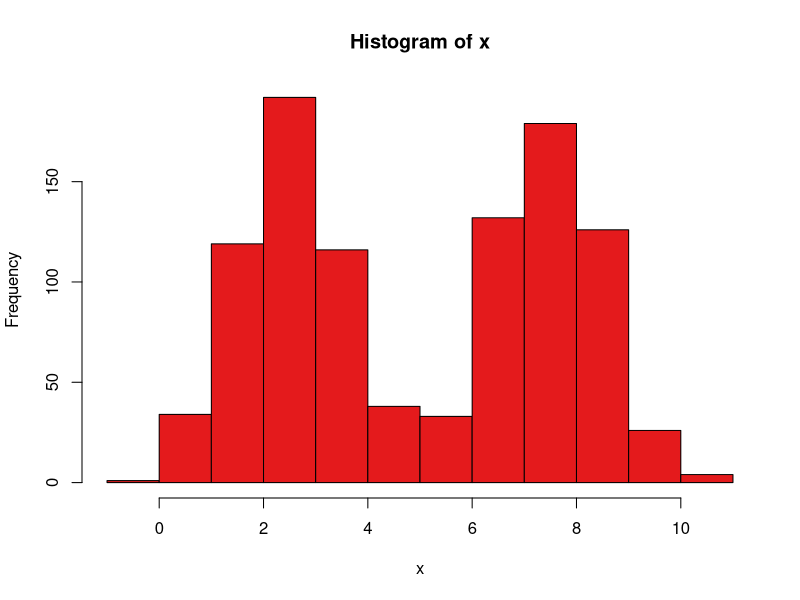
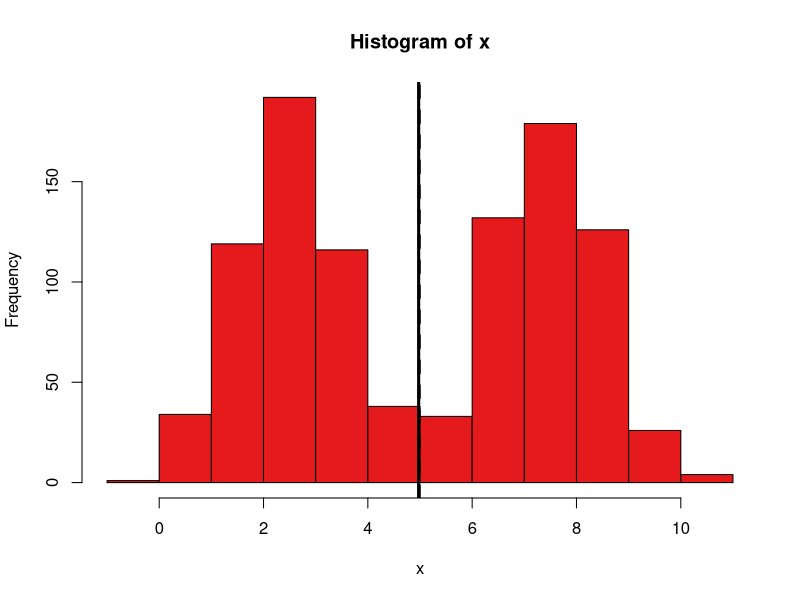

Here is the R script that generated these plots, in order:
require("RColorBrewer")
palette(brewer.pal(8, "Set1"))
set.seed(0)

x <- c(rnorm(500, mean=2.5), rnorm(500, mean=7.5))

pdf("hist-bimodal.pdf", width=5, height=5)
hist(x, "Scott", col=1)
dev.off()

pdf("hist-meanmed-bimodal.pdf", width=5, height=5)
hist(x, "Scott", col=1)
abline(v = median(x), lwd=3, lty=1)
abline(v = mean(x), lwd=3, lty=2)
dev.off()
